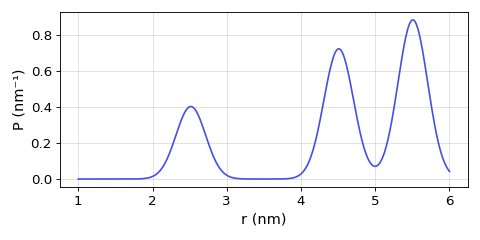

The Python source for this figure:
import deerlab as dl
import matplotlib.pyplot as plt 
import numpy as np 

model = dl.dd_rice3
r = np.linspace(1,6,400)
par0 = model.getmetadata()['par0']
P = model(r,*par0)
plt.figure(figsize=[6,3])
plt.plot(r,P,color='#4550e6')
plt.xlabel('r (nm)',fontsize=13)
plt.ylabel('P (nm⁻¹)',fontsize=13)
plt.grid(alpha=0.4)
plt.tick_params(labelsize=12)
plt.tick_params(labelsize=12)
plt.tight_layout()
plt.show()
